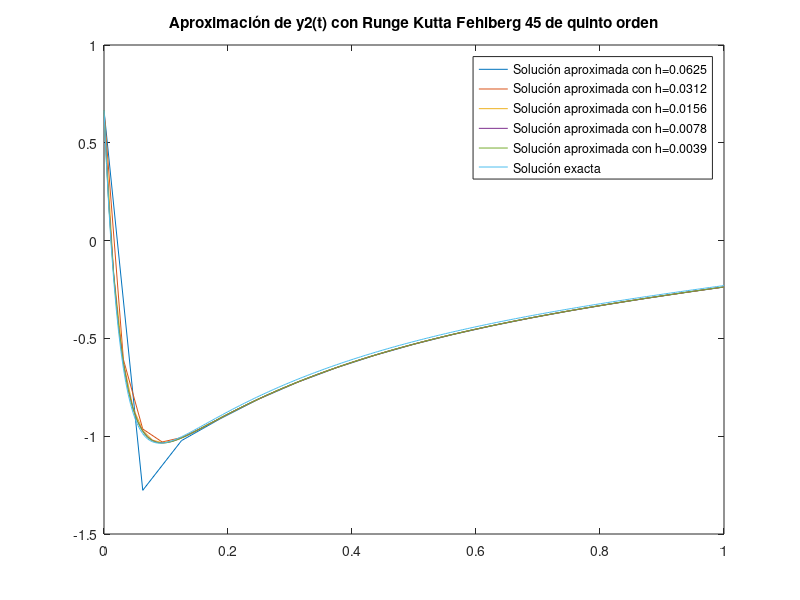

Source code (MATLAB):
%Runge-Kutta-Fehlberg 45 de quinto orden
N= 2;
y = @(t,y) [9*y(1)+24*y(2)+5*cos(t)-1/3*sin(t); -24*y(1)-51*y(2)-9*cos(t)+1/3*sin(t)];
yexact = @(t) [2*exp(-3*t)-exp(-39*t)+1/3*cos(t); -exp(-3*t)+2*exp(-39*t)-1/3*cos(t)];
y1exact =  @(t) 2*exp(-3*t)-exp(-39*t)+1/3*cos(t)
y2exact = @(t) -exp(-3*t)+2*exp(-39*t)-1/3*cos(t);

a = 0;
b = 1;
y10 = 4/3;
y20 = 2/3;
y0 = [y10; y20];
hf = @(j) 2.^(-j);


A = [0 0 0 0 0 0; 1/4 0 0 0 0 0;3/32 9/32 0 0 0 0;
    1932/2197 -7200/2197 7296/2197 0 0 0; 439/216 -8 3680/513 -845/4104 0 0;
    -8/27 2 -3544/2565 1859/4104 -11/40 0]
B = [16/135 0 6656/12825 28561/56430 -9/50 2/55]
C = [0 1/4 3/8 12/13 1 1/2]

for jj=4:8
    h = hf(jj);
    T = (a:h:b)';
    n = size(T,1);
    Y=zeros(n,N);
    Y(1,:)=y0;
    
    for j=1:n-1
        k1 = y(T(j),Y(j,:))';
        k2 = y(T(j)+C(2)*h,Y(j,:)+A(2,1)*k1*h)';
        k3 = y(T(j)+C(3)*h,Y(j,:)+(A(3,1)*k1+A(3,2)*k2)*h)';
        k4 = y(T(j)+C(4)*h,Y(j,:)+(A(4,1)*k1+A(4,2)*k2+A(4,3)*k3)*h)';
        k5 = y(T(j)+C(5)*h,Y(j,:)+(A(5,1)*k1+A(5,2)*k2+A(5,3)*k3+A(5,4)*k4)*h)';
        Y(j+1,:)=Y(j,:)+h*(B(1)*k1+B(2)*k2+B(3)*k3+B(4)*k4+B(5)*k5);
    end
    plot(T', Y(:,2))
    hold on

    
end
Y1exact = y1exact(T);
Y2exact = y2exact(T);


plot(T', Y2exact)
legend('Solución aproximada con h=0.0625',...
    'Solución aproximada con h=0.0312',...
    'Solución aproximada con h=0.0156',...
    'Solución aproximada con h=0.0078',...
    'Solución aproximada con h=0.0039',...
    'Solución exacta')
title("Aproximación de y2(t) con Runge Kutta Fehlberg 45 de quinto orden" )